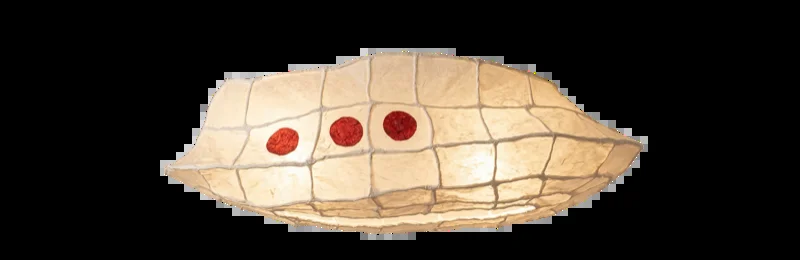
#> input picture Design Konzept/resources/lampe-optimized.webp, 800 x 260 px
$ python image_to_svg.py '../Design Konzept/resources/lampe-optimized.webp'
#> lines starting #> are read from the running program, lines starting #| are printed output that depends on the picture; after the words box and inside, x2 and y2 are one past the last pixel; in counts of white or black regions, pixels touching at a corner belong together
#!/usr/bin/env python3
"""Image → SVG: Potrace (smooth bezier) with OpenCV fallback (polygon)."""
import cv2
import numpy as np
import os, argparse

# --- Potrace Backend ---

def trace_potrace(binary, fill_color, scale_x, scale_y):
    """Trace binary image using Potrace. Returns SVG path d-attribute."""
    from potrace import Bitmap
    bm = Bitmap(binary > 0)
    plist = bm.trace(
        turdsize=2,
        alphamax=1.0,
        opticurve=True,
        opttolerance=0.2,
    )
    all_parts = []
    for curve in plist:
        sp = curve.start_point
        parts = [f"M{sp.x * scale_x:.1f},{sp.y * scale_y:.1f}"]
        for seg in curve.segments:
            ep = seg.end_point
            if seg.is_corner:
                c = seg.c
                parts.append(f"L{c.x*scale_x:.1f},{c.y*scale_y:.1f}")
                parts.append(f"L{ep.x*scale_x:.1f},{ep.y*scale_y:.1f}")
            else:
                parts.append(
                    f"C{seg.c1.x*scale_x:.1f},{seg.c1.y*scale_y:.1f} "
                    f"{seg.c2.x*scale_x:.1f},{seg.c2.y*scale_y:.1f} "
                    f"{ep.x*scale_x:.1f},{ep.y*scale_y:.1f}"
                )
        parts.append("Z")
        all_parts.append(" ".join(parts))

    combined_d = " ".join(all_parts)
    return f'<path d="{combined_d}" fill="{fill_color}" fill-rule="evenodd"/>'


# --- OpenCV Fallback ---

# [45 lines left out: function trace_opencv, not called in this run]


# --- Main Pipeline ---

def image_to_svg(input_path, output_path, width=800, height=0, blur=5,
                 threshold=127, invert=False, adaptive=False,
                 epsilon=0.002, min_area=100, max_contours=500,
                 auto_crop=False, crop_padding=10,
                 fill_color="#000000", debug=False):

#> called with width = 800, height = 0, blur = 5, threshold = 127, invert = False, adaptive = False, epsilon = 0.002, min_area = 100
    img = cv2.imread(input_path, cv2.IMREAD_UNCHANGED)
#> img is the input picture: shape (260, 800, 4); mean B, G, R, A 52, 63.1, 72.8, 75.1
    if img is None:
        raise ValueError(f"Could not load: {input_path}")

    # RGBA → white composite
    if len(img.shape) == 3 and img.shape[2] == 4:
        alpha = img[:, :, 3] / 255.0
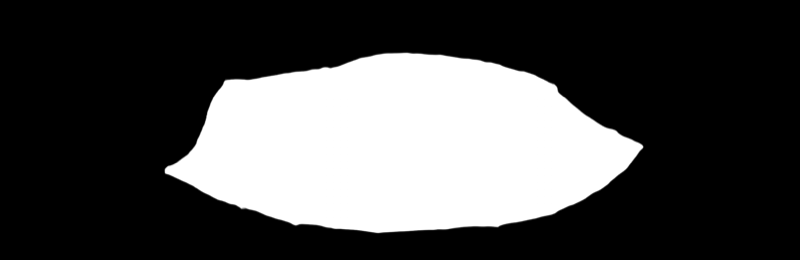
#> alpha: shape (260, 800) float64; min 0, max 1, mean 0.294
        bg = np.ones_like(img[:, :, :3], dtype=np.uint8) * 255
        for c in range(3):
            bg[:, :, c] = (img[:, :, c] * alpha + 255 * (1 - alpha)).astype(np.uint8)
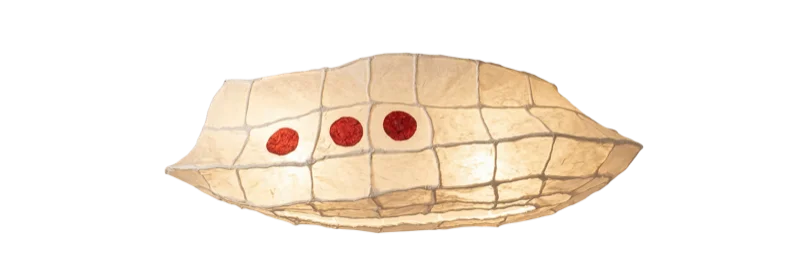
#> bg: shape (260, 800, 3); mean B, G, R 227.1, 237.8, 247.2
        img = bg

    gray = cv2.cvtColor(img, cv2.COLOR_BGR2GRAY) if len(img.shape) == 3 else img
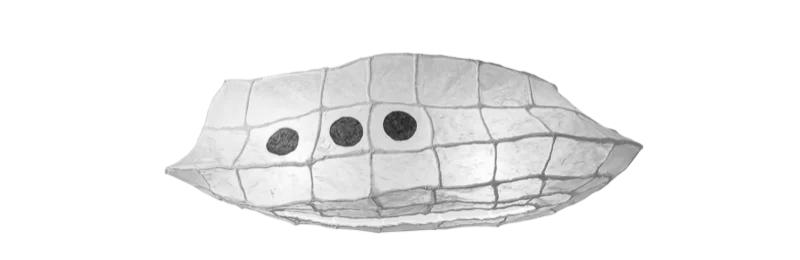
#> gray: shape (260, 800); min 34, max 255, mean 239.4

    if blur > 0:
        blur = blur if blur % 2 == 1 else blur + 1
        gray = cv2.GaussianBlur(gray, (blur, blur), 0)

    if adaptive:
        binary = cv2.adaptiveThreshold(gray, 255, cv2.ADAPTIVE_THRESH_GAUSSIAN_C,
                                        cv2.THRESH_BINARY_INV, 11, 2)
    else:
        _, binary = cv2.threshold(gray, threshold, 255, cv2.THRESH_BINARY)
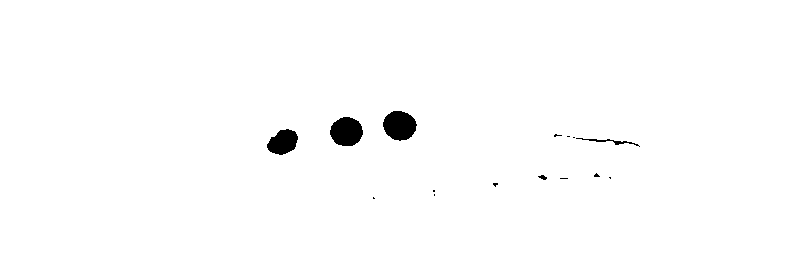
#> binary: shape (260, 800); 98.9% white; 15 black regions (10 under 20 px), largest, box (x1, y1, x2, y2) and area: (383, 111, 417, 141) 766, (330, 117, 363, 146) 746, (267, 129, 298, 155) 567, (576, 138, 640, 147) 117, (538, 175, 547, 180) 27

    if invert:
        binary = cv2.bitwise_not(binary)

    if debug:
        os.makedirs('debug', exist_ok=True)
        cv2.imwrite('debug/01_binary.png', binary)

    if auto_crop:
        coords = cv2.findNonZero(binary)
        if coords is not None:
            x, y, wc, hc = cv2.boundingRect(coords)
            x = max(0, x - crop_padding)
            y = max(0, y - crop_padding)
            wc = min(binary.shape[1] - x, wc + 2 * crop_padding)
            hc = min(binary.shape[0] - y, hc + 2 * crop_padding)
            binary = binary[y:y+hc, x:x+wc]

    img_h, img_w = binary.shape
#> img_h = 260; img_w = 800
    if height == 0:
        height = int(width * img_h / img_w)
#> height = 260
    scale_x = width / img_w
#> scale_x = 1
    scale_y = height / img_h
#> scale_y = 1

    # Try Potrace first, fall back to OpenCV
    try:
        from potrace import Bitmap
        path_element = trace_potrace(binary, fill_color, scale_x, scale_y)
        svg_body = f"  {path_element}"
        backend = "potrace"
    except ImportError:
        print("Potrace nicht verfügbar, verwende OpenCV-Fallback (Polygone)")
        path_elements = trace_opencv(binary, fill_color, scale_x, scale_y,
                                      epsilon=epsilon, min_area=min_area)
        svg_body = "\n".join(f"  {p}" for p in path_elements)
        backend = "opencv"

    svg = (
        f'<svg xmlns="http://www.w3.org/2000/svg" '
        f'viewBox="0 0 {width} {height}" width="{width}" height="{height}">\n'
        f'{svg_body}\n'
        f'</svg>'
    )

    with open(output_path, 'w') as f:
        f.write(svg)

    size = os.path.getsize(output_path)
    c_count = svg.count(' C')
    l_count = svg.count(' L')
    print(f"[{backend}] {output_path}: {c_count} curves, {l_count} lines, {size} bytes")


if __name__ == '__main__':
    p = argparse.ArgumentParser(description='Image to SVG (Potrace + OpenCV)')
    p.add_argument('input', help='Input image (PNG, JPG, WebP)')
    p.add_argument('-o', '--output', help='Output SVG path')
    p.add_argument('-W', '--width', type=int, default=800)
    p.add_argument('-H', '--height', type=int, default=0)
    p.add_argument('-b', '--blur', type=int, default=5)
    p.add_argument('-t', '--threshold', type=int, default=127)
    p.add_argument('--invert', action='store_true')
    p.add_argument('--adaptive', action='store_true')
    p.add_argument('-e', '--epsilon', type=float, default=0.002)
    p.add_argument('-m', '--min-area', type=int, default=100)
    p.add_argument('--max-contours', type=int, default=500)
    p.add_argument('--auto-crop', action='store_true')
    p.add_argument('--crop-padding', type=int, default=10)
    p.add_argument('--fill-color', default='#000000')
    p.add_argument('--debug', action='store_true')
    args = p.parse_args()

    if not args.output:
        args.output = os.path.splitext(args.input)[0] + '.svg'

    image_to_svg(
        args.input, args.output,
        width=args.width, height=args.height,
        blur=args.blur, threshold=args.threshold,
        invert=args.invert, adaptive=args.adaptive,
        epsilon=args.epsilon, min_area=args.min_area,
        max_contours=args.max_contours,
        auto_crop=args.auto_crop, crop_padding=args.crop_padding,
        fill_color=args.fill_color, debug=args.debug,
    )
#> (the call stopped at in trace_potrace, `bm = Bitmap(binary > 0)`: potrace is not available in this run)
